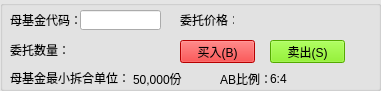
   <widget class="QGroupBox" name="groupBox_5">
    <property name="geometry">
     <rect>
      <x>207</x>
      <y>200</y>
      <width>381</width>
      <height>91</height>
     </rect>
    </property>
    <property name="styleSheet">
     <string notr="true">QGroupBox{background-color:rgb(229, 229, 229)}</string>
    </property>
    <property name="title">
     <string/>
    </property>
    <widget class="QPushButton" name="pb_sell_3">
     <property name="geometry">
      <rect>
       <x>270</x>
       <y>40</y>
       <width>75</width>
       <height>23</height>
      </rect>
     </property>
     <property name="styleSheet">
      <string notr="true">QPushButton { background-color:#76EE00 }
</string>
     </property>
     <property name="text">
      <string>卖出(S)</string>
     </property>
    </widget>
    <widget class="QPushButton" name="pb_buy_3">
     <property name="geometry">
      <rect>
       <x>180</x>
       <y>40</y>
       <width>75</width>
       <height>23</height>
      </rect>
     </property>
     <property name="styleSheet">
      <string notr="true">QPushButton { background-color: #FF0000}</string>
     </property>
     <property name="text">
      <string>买入(B)</string>
     </property>
    </widget>
    <widget class="QLineEdit" name="le_stockCode_3">
     <property name="geometry">
      <rect>
       <x>80</x>
       <y>10</y>
       <width>81</width>
       <height>20</height>
      </rect>
     </property>
     <property name="text">
      <string/>
     </property>
     <property name="maxLength">
      <number>6</number>
     </property>
     <property name="alignment">
      <set>Qt::AlignRight|Qt::AlignTrailing|Qt::AlignVCenter</set>
     </property>
    </widget>
    <widget class="QLabel" name="l_stockCode_3">
     <property name="geometry">
      <rect>
       <x>10</x>
       <y>10</y>
       <width>71</width>
       <height>20</height>
      </rect>
     </property>
     <property name="text">
      <string>母基金代码：</string>
     </property>
    </widget>
    <widget class="QLabel" name="label_13">
     <property name="geometry">
      <rect>
       <x>10</x>
       <y>70</y>
       <width>121</width>
       <height>16</height>
      </rect>
     </property>
     <property name="text">
      <string>母基金最小拆合单位：</string>
     </property>
    </widget>
    <widget class="QLabel" name="l_orderPrice_3">
     <property name="geometry">
      <rect>
       <x>180</x>
       <y>10</y>
       <width>54</width>
       <height>20</height>
      </rect>
     </property>
     <property name="sizePolicy">
      <sizepolicy hsizetype="Minimum" vsizetype="Minimum">
       <horstretch>0</horstretch>
       <verstretch>0</verstretch>
      </sizepolicy>
     </property>
     <property name="text">
      <string>委托价格：</string>
     </property>
    </widget>
    <widget class="QLabel" name="l_orderVolume_3">
     <property name="geometry">
      <rect>
       <x>10</x>
       <y>40</y>
       <width>61</width>
       <height>20</height>
      </rect>
     </property>
     <property name="text">
      <string>委托数量：</string>
     </property>
    </widget>
    <widget class="QLabel" name="label_14">
     <property name="geometry">
      <rect>
       <x>220</x>
       <y>73</y>
       <width>54</width>
       <height>12</height>
      </rect>
     </property>
     <property name="text">
      <string>AB比例：</string>
     </property>
    </widget>
    <widget class="QLabel" name="label_15">
     <property name="geometry">
      <rect>
       <x>133</x>
       <y>69</y>
       <width>81</width>
       <height>20</height>
      </rect>
     </property>
     <property name="text">
      <string>50,000份</string>
     </property>
    </widget>
    <widget class="QLabel" name="label_16">
     <property name="geometry">
      <rect>
       <x>270</x>
       <y>73</y>
       <width>54</width>
       <height>12</height>
      </rect>
     </property>
     <property name="text">
      <string>6:4</string>
     </property>
    </widget>
   </widget>
